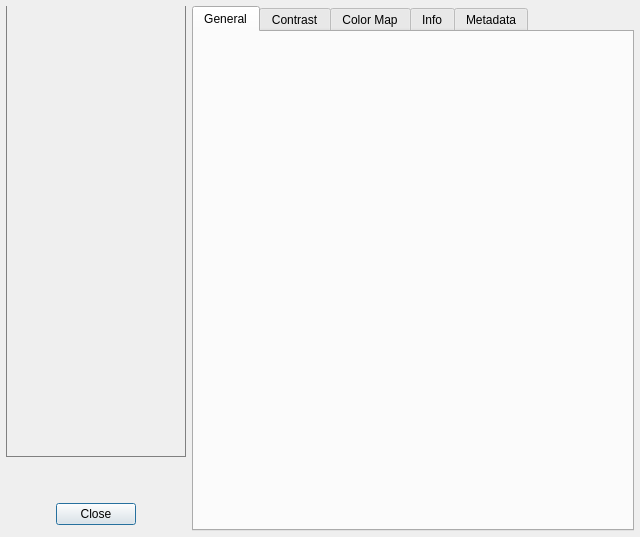
<?xml version="1.0" encoding="UTF-8"?>
<ui version="4.0">
 <class>LayerInspectorDialog</class>
 <widget class="QDialog" name="LayerInspectorDialog">
  <property name="geometry">
   <rect>
    <x>0</x>
    <y>0</y>
    <width>640</width>
    <height>537</height>
   </rect>
  </property>
  <property name="windowTitle">
   <string>Image Layer Inspector - LaTIM-SNAP</string>
  </property>
  <layout class="QGridLayout" name="gridLayout">
   <property name="leftMargin">
    <number>6</number>
   </property>
   <property name="topMargin">
    <number>6</number>
   </property>
   <property name="rightMargin">
    <number>6</number>
   </property>
   <property name="bottomMargin">
    <number>6</number>
   </property>
   <item row="0" column="0">
    <widget class="QWidget" name="widget" native="true">
     <property name="sizePolicy">
      <sizepolicy hsizetype="Expanding" vsizetype="Expanding">
       <horstretch>0</horstretch>
       <verstretch>0</verstretch>
      </sizepolicy>
     </property>
     <property name="minimumSize">
      <size>
       <width>180</width>
       <height>0</height>
      </size>
     </property>
     <property name="styleSheet">
      <string notr="true">QToolButton {
	width: 16px;
	height: 16px;
	icon-size: 16px;
	padding: 1px;
}</string>
     </property>
     <layout class="QVBoxLayout" name="verticalLayout" stretch="0,1,0,0,0">
      <property name="leftMargin">
       <number>0</number>
      </property>
      <property name="topMargin">
       <number>0</number>
      </property>
      <property name="rightMargin">
       <number>0</number>
      </property>
      <property name="bottomMargin">
       <number>0</number>
      </property>
      <item>
       <layout class="QHBoxLayout" name="loToolbar">
        <property name="spacing">
         <number>4</number>
        </property>
       </layout>
      </item>
      <item>
       <widget class="QScrollArea" name="saLayers">
        <property name="styleSheet">
         <string notr="true"/>
        </property>
        <property name="frameShape">
         <enum>QFrame::NoFrame</enum>
        </property>
        <property name="frameShadow">
         <enum>QFrame::Plain</enum>
        </property>
        <property name="widgetResizable">
         <bool>true</bool>
        </property>
        <widget class="QWidget" name="saLayersContents">
         <property name="geometry">
          <rect>
           <x>0</x>
           <y>0</y>
           <width>180</width>
           <height>409</height>
          </rect>
         </property>
         <property name="styleSheet">
          <string notr="true">QWidget#saLayersContents {
	border-left: 1px solid grey;
	border-right: 1px solid grey;
	border-bottom: 1px solid grey;
}</string>
         </property>
        </widget>
       </widget>
      </item>
      <item>
       <spacer name="verticalSpacer">
        <property name="orientation">
         <enum>Qt::Vertical</enum>
        </property>
        <property name="sizeHint" stdset="0">
         <size>
          <width>20</width>
          <height>40</height>
         </size>
        </property>
       </spacer>
      </item>
      <item>
       <widget class="QDialogButtonBox" name="buttonBox">
        <property name="standardButtons">
         <set>QDialogButtonBox::Close</set>
        </property>
        <property name="centerButtons">
         <bool>true</bool>
        </property>
       </widget>
      </item>
      <item>
       <widget class="QWidget" name="widget_2" native="true">
        <layout class="QHBoxLayout" name="horizontalLayout_3">
         <property name="spacing">
          <number>8</number>
         </property>
         <property name="leftMargin">
          <number>0</number>
         </property>
         <property name="topMargin">
          <number>0</number>
         </property>
         <property name="rightMargin">
          <number>0</number>
         </property>
         <property name="bottomMargin">
          <number>0</number>
         </property>
        </layout>
       </widget>
      </item>
     </layout>
    </widget>
   </item>
   <item row="0" column="1">
    <widget class="QTabWidget" name="tabWidget">
     <property name="sizePolicy">
      <sizepolicy hsizetype="Expanding" vsizetype="Expanding">
       <horstretch>1</horstretch>
       <verstretch>0</verstretch>
      </sizepolicy>
     </property>
     <property name="currentIndex">
      <number>0</number>
     </property>
     <widget class="GeneralLayerInspector" name="cmpComponent">
      <attribute name="title">
       <string>General</string>
      </attribute>
      <attribute name="toolTip">
       <string>&lt;html&gt;&lt;head/&gt;&lt;body&gt;&lt;p&gt;Select which channels to show for multi-channel images (images with multiple components per voxel)&lt;/p&gt;&lt;/body&gt;&lt;/html&gt;</string>
      </attribute>
     </widget>
     <widget class="ContrastInspector" name="cmpContrast">
      <property name="sizePolicy">
       <sizepolicy hsizetype="Preferred" vsizetype="Preferred">
        <horstretch>1</horstretch>
        <verstretch>0</verstretch>
       </sizepolicy>
      </property>
      <attribute name="title">
       <string>Contrast</string>
      </attribute>
     </widget>
     <widget class="ColorMapInspector" name="cmpColorMap">
      <property name="sizePolicy">
       <sizepolicy hsizetype="Preferred" vsizetype="Preferred">
        <horstretch>1</horstretch>
        <verstretch>0</verstretch>
       </sizepolicy>
      </property>
      <attribute name="title">
       <string>Color Map</string>
      </attribute>
     </widget>
     <widget class="ImageInfoInspector" name="cmpInfo">
      <attribute name="title">
       <string>Info</string>
      </attribute>
     </widget>
     <widget class="MetadataInspector" name="cmpMetadata">
      <attribute name="title">
       <string>Metadata</string>
      </attribute>
     </widget>
    </widget>
   </item>
  </layout>
  <action name="actionSaveSelectedLayerAs">
   <property name="icon">
    <iconset resource="../Resources/SNAPResources.qrc">
     <normaloff>:/root/save_22.png</normaloff>:/root/save_22.png</iconset>
   </property>
   <property name="text">
    <string>Save As...</string>
   </property>
  </action>
  <action name="actionLayoutToggle">
   <property name="icon">
    <iconset resource="../Resources/SNAPResources.qrc">
     <normaloff>:/root/layout_tile_16.png</normaloff>:/root/layout_tile_16.png</iconset>
   </property>
   <property name="text">
    <string>Layout Toggle</string>
   </property>
   <property name="toolTip">
    <string>&lt;html&gt;&lt;head/&gt;&lt;body&gt;&lt;p&gt;Toggle between thumbnail and tiled layouts.&lt;/p&gt;&lt;p&gt;In &lt;span style=&quot; font-weight:600;&quot;&gt;thumbnail&lt;/span&gt; layout, one image layer occupies most of the available screen space, and other loaded image layers are shown as thumbnails. In &lt;span style=&quot; font-weight:600;&quot;&gt;tiled&lt;/span&gt; layout, multiple image layers are shown side by side. &lt;/p&gt;&lt;/body&gt;&lt;/html&gt;</string>
   </property>
  </action>
  <action name="actionOpenLayer">
   <property name="icon">
    <iconset resource="../Resources/SNAPResources.qrc">
     <normaloff>:/root/open_22.png</normaloff>:/root/open_22.png</iconset>
   </property>
   <property name="text">
    <string>Open Layer</string>
   </property>
   <property name="toolTip">
    <string>Open an additional image layer</string>
   </property>
   <property name="shortcut">
    <string>Ctrl+Shift+G</string>
   </property>
  </action>
 </widget>
 <customwidgets>
  <customwidget>
   <class>ContrastInspector</class>
   <extends>QWidget</extends>
   <header>ContrastInspector.h</header>
   <container>1</container>
  </customwidget>
  <customwidget>
   <class>ColorMapInspector</class>
   <extends>QWidget</extends>
   <header>ColorMapInspector.h</header>
   <container>1</container>
  </customwidget>
  <customwidget>
   <class>ImageInfoInspector</class>
   <extends>QWidget</extends>
   <header>ImageInfoInspector.h</header>
   <container>1</container>
  </customwidget>
  <customwidget>
   <class>MetadataInspector</class>
   <extends>QWidget</extends>
   <header location="global">MetadataInspector.h</header>
   <container>1</container>
  </customwidget>
  <customwidget>
   <class>GeneralLayerInspector</class>
   <extends>QWidget</extends>
   <header>GeneralLayerInspector.h</header>
   <container>1</container>
  </customwidget>
 </customwidgets>
 <resources>
  <include location="../Resources/SNAPResources.qrc"/>
 </resources>
 <connections/>
</ui>
